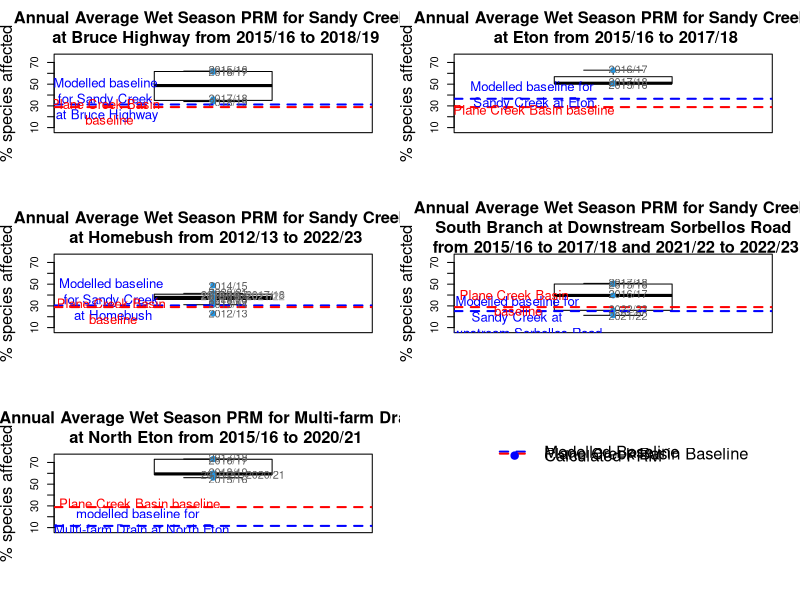

Here is the R script that generated this plot:
library(gridExtra)
library(gtable)

# Load data
PRM_pred <- read.csv("Data/Script_3_Validation_Plots/1516added_PRM.csv", header = TRUE)
MFD_pred <- read.csv("Data/Script_3_Validation_Plots/Updated_MFD_PRM.csv", header = TRUE)

# Set up the frame for the plots
par(mfrow=c(3, 2))

# Validation plot for Sandy Creek at Bruce Highway
Bruce_PRM <- PRM_pred[grep("Sandy Creek at Bruce Highway", PRM_pred$Site.Name), ]
Bruce_plot <- boxplot(Bruce_PRM$Total.PRM,
                      col="white",
                      main="Annual Average Wet Season PRM for Sandy Creek \n at Bruce Highway from 2015/16 to 2018/19", 
                      ylab="% species affected",
                      ylim=c(8,75),
                      cex.main=1.5,
                      cex.lab=1.5)
Bruce_plot <- stripchart(Bruce_PRM$Total.PRM, method="overplot", pch=19,col=4,vertical=TRUE,add=TRUE, cex=1)+
  abline(h=31.295, col="blue", lty=2, lwd=2) +
  abline(h=28.9, col="red", lty=2, lwd=2) +
  text(x=0.64, y=36.9, 'Modelled baseline \nfor Sandy Creek \nat Bruce Highway', col="blue", cex=1.2) +
  text(x=0.64, y=24.5, 'Plane Creek Basin \n baseline', col="red", cex=1.2) +
  text(x=1.05, y=63.2, '2015/16', cex=1, col="#5E5E5E") +
  text(x=1.05, y=61, '2016/17', cex=1, col="#5E5E5E") +
  text(x=1.05, y=36.9, '2017/18', cex=1, col="#5E5E5E") +
  text(x=1.05, y=33.2, '2018/19', cex=1, col="#5E5E5E")


# Validation plot for Sandy Creek at Eton
Eton_PRM <- PRM_pred[grep("Sandy Creek at Eton", PRM_pred$Site.Name), ]
Eton_plot <- boxplot(Eton_PRM$Total.PRM,
                     col="white",
                     main="Annual Average Wet Season PRM for Sandy Creek \n at Eton from 2015/16 to 2017/18", 
                     ylab="% species affected", 
                     ylim=c(8,75),
                     cex.main=1.5,
                     cex.lab=1.5)
Eton_plot <- stripchart(Eton_PRM$Total.PRM, method="overplot", pch=19,col=4,vertical=TRUE,add=TRUE, cex=1)+
  abline(h=36.55, col="blue", lty=2, lwd=2) +
  abline(h=28.9, col="red", lty=2, lwd=2) +
  text(x=0.73, y=40.7, 'Modelled baseline for \nSandy Creek at Eton', col="blue", cex=1.2) +
  text(x=0.73, y=26.4, 'Plane Creek Basin baseline', col="red", cex=1.2) +
  text(x=1.05, y=49.3, '2015/16', cex=1, col="#5E5E5E") +
  text(x=1.05, y=51.9, '2017/18', cex=1, col="#5E5E5E") +
  text(x=1.05, y=63.6, '2016/17', cex=1, col="#5E5E5E")

# Validation plot for Sandy Creek at Homebush
Hb_PRM <- PRM_pred[grep("Sandy Creek at Homebush", PRM_pred$Site.Name), ]
Hb_plot <- boxplot(Hb_PRM$Total.PRM,
                   col="white",
                   main="Annual Average Wet Season PRM for Sandy Creek \n at Homebush from 2012/13 to 2022/23",
                   ylab="% species affected", 
                   ylim=c(8,75),
                   cex.main=1.5,
                   cex.lab=1.5)
Hb_plot <- stripchart(Hb_PRM$Total.PRM, method="overplot", pch=19,col=4,vertical=TRUE,add=TRUE, cex=1) +
  abline(h=30.43, col="blue", lty=2, lwd=2) +
  abline(h=28.9, col="red", lty=2, lwd=2) +
  text(x=0.66, y=36.2, 'Modelled baseline \nfor Sandy Creek \nat Homebush', col="blue", cex=1.2) +
  text(x=0.66, y=25, 'Plane Creek Basin \nbaseline', col="red", cex=1.2) +
  text(x=1.05, y=22.9, '2012/13', cex=1, col="#5E5E5E") +
  text(x=1.05, y=31.9, '2013/14', cex=1, col="#5E5E5E") +
  text(x=1.05, y=48.8, '2014/15', cex=1, col="#5E5E5E") +
  text(x=1.1, y=39.1, '2015/16, 2017/18', cex=1, col="#5E5E5E") +
  text(x=1.05, y=40.2, '2016/17', cex=1, col="#5E5E5E") +
  #text(x=1.05, y=41.1, '2017/18', cex=1, col="#5E5E5E") +
  text(x=1.1, y=37.9, '2018/19, 2021/22', cex=1, col="#999999") +
  text(x=1.05, y=35.1, '2019/20', cex=1, col="#5E5E5E") +
  text(x=1.05, y=42.4, '2020/21', cex=1, col="#5E5E5E") +
  #text(x=1.05, y=37.4, '2021/22', cex=1, col="#5E5E5E") +
  text(x=1.05, y=36.7, '2022/23', cex=1, col="#5E5E5E")

# Validation plot for Sandy Creek South Branch at Downstream Sorbellos Road
Sorb_PRM <- PRM_pred[grep("Sandy Creek South Branch at Downstream Sorbellos Road", PRM_pred$Site.Name), ]
Sorb_plot <- boxplot(Sorb_PRM$Total.PRM,
                     col="white",
                     main="Annual Average Wet Season PRM for Sandy Creek \n South Branch at Downstream Sorbellos Road \n from 2015/16 to 2017/18 and 2021/22 to 2022/23",
                     ylab="% species affected", 
                     ylim=c(8,75),
                     cex.main=1.5,
                     cex.lab=1.5)
Sorb_plot <- stripchart(Sorb_PRM$Total.PRM, method="overplot", pch=19,col=4,vertical=TRUE,add=TRUE, cex=1) +
  abline(h=25.2, col="blue", lty=2, lwd=2) +
  abline(h=28.9, col="red", lty=2, lwd=2) +
  text(x=0.68, y=19.9, 'Modelled baseline for \nSandy Creek at \nDownstream Sorbellos Road', col="blue", cex=1.2) +
  text(x=0.67, y=32.8, 'Plane Creek Basin \n baseline', col="red", cex=1.2) +
  text(x=1.05, y=49.4, '2015/16', cex=1, col="#5E5E5E") +
  text(x=1.05, y=41, '2016/17', cex=1, col="#5E5E5E") +
  text(x=1.05, y=51.5, '2017/18', cex=1, col="#5E5E5E") +
  text(x=1.05, y=20.5, '2021/22', cex=1, col="#5E5E5E") +
  text(x=1.05, y=26.8, '2022/23', cex=1, col="#5E5E5E")

# Validation plot for Multi-farm Drain at North Eton
MFD_plot <- boxplot(MFD_pred$Total.PRM,
                    col="white",
                    main="Annual Average Wet Season PRM for Multi-farm Drain \n at North Eton from 2015/16 to 2020/21",
                    ylab="% species affected", 
                    ylim=c(8,75),
                    cex.main=1.5,
                    cex.lab=1.5)
MFD_plot <- stripchart(MFD_pred$Total.PRM, method="overplot", pch=19,col=4,vertical=TRUE,add=TRUE, cex=1) +
  abline(h=11.58, col="blue", lty=2, lwd=2) +
  abline(h=28.9, col="red", lty=2, lwd=2) +
  text(x=0.75, y=15.7, 'modelled baseline for \n Multi-farm Drain at North Eton', col="blue", cex=1.2) +
  text(x=0.75, y=32.2, 'Plane Creek Basin baseline', col="red", cex=1.2) +
  text(x=1.05, y=54.4, '2015/16', cex=1, col="#5E5E5E") +
  text(x=1.05, y=71.7, '2016/17', cex=1, col="#5E5E5E") +
  text(x=1.05, y=74.3, '2017/18', cex=1, col="#5E5E5E") +
  text(x=1.05, y=61, '2018/19', cex=1, col="#5E5E5E") +
  text(x=1.1, y=57.7, '2019/20, 2020/21', cex=1, col="#5E5E5E")

# Legend
par(mfrow=c(3, 2))
par(xpd=TRUE)
legend(0.6,90,
       inset=c(2, 2),  # Adjust position outside the plot area
       legend=c("Modelled Baseline", "Plane Creek Basin Baseline", "Calculated PRM"), 
       col = c("blue", "red", "blue"),
       lty = c(2, 2, NA),
       lwd = c(2, 2, NA),
       pch = c(NA, NA, 19),
       pt.cex = c(NA, NA, 1.5),
       bty = "n",
       cex = 1.5,
       y.intersp = 0.1 )                         

###################################################

# Export using the 'Plots' tab, save as image
# Image format: PNG
# Dimension: Width(1000mm), Height(1300mm)
# File name: "validation_plots.png"
# Directory: "Outputs/Script_3_Validation_Plots"

